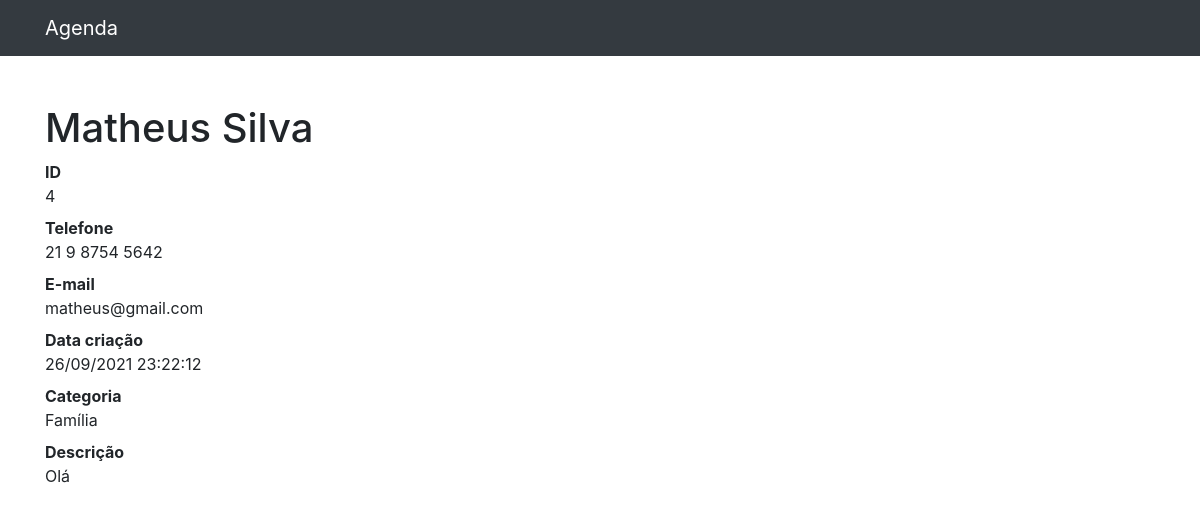
/4, run on the app's committed database.
### contatos/models.py (models this page shows, shortened)
class Contato(models.Model):
    nome = models.CharField(max_length=150)
    sobrenome = models.CharField(max_length=255, blank=True)
    telefone = models.CharField(max_length=255)
    email = models.CharField(max_length=255, blank=True)
    data_criacao = models.DateTimeField(default=timezone.now)
    descricao = models.TextField(blank=True)
    categoria = models.ForeignKey(Categoria, on_delete=models.DO_NOTHING)
    mostrar = models.BooleanField(default=True)

class Categoria(models.Model):
    nome = models.CharField(max_length=255)
    def __str__(self):
        return self.nome

### contatos/views.py (the view)
# urls.py: path('<int:contato_id>', views.ver_contato, name='ver_contato'),
def ver_contato(request, contato_id):
    contato = get_object_or_404(Contato, id=contato_id)
    return render(request, 'contatos/ver_contato.html', {
        'contato': contato
    })

### contatos/templates/contatos/ver_contato.html
{% extends 'base.html' %}
{%block 'conteudo'%}
<h1 class="mt-5">{{ contato.nome }} {{ contato.sobrenome }}</h1>
        <dl>
          <dt>ID</dt>
          <dd>{{ contato.id }}</dd>
          <dt>Telefone</dt>
          <dd>{{ contato.telefone }}</dd>
          <dt>E-mail</dt>
          <dd>{{ contato.email }}</dd>
          <dt>Data criação</dt>
          <dd>{{ contato.data_criacao|date:'d/m/Y H:i:s' }}</dd>
          <dt>Categoria</dt>
          <dd>{{ contato.categoria }}</dd>
          <dt>Descrição</dt>
          <dd>
            {{ contato.descricao }}
          </dd>
        </dl>
{%endblock%}

### data on the page
Contato: nome "Matheus", sobrenome "Silva", id "4", telefone "21 9 8754 5642", email "matheus@gmail.com", data_criacao "26/09/2021 23:22:12", categoria "Família", descricao "Olá"
